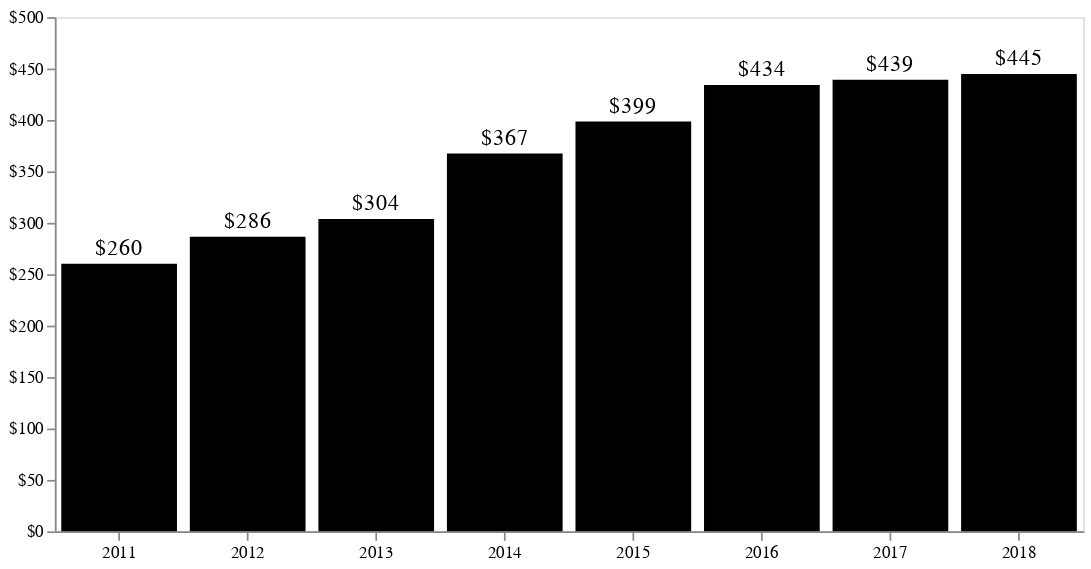

Source (notebook cell):
### Code cell
bars = alt.Chart(pwest).mark_bar(color="black").encode(
    x=alt.X(
        "date:O",
        timeUnit="year",
        axis=alt.Axis(title="", labelAngle=0),
    ),
    y=alt.Y(
        "median(price_per_square_foot):Q",
        axis=alt.Axis(title="", format="$s", grid=False),
        scale=alt.Scale(domain=[0, 500]),
    ),
).properties(width=600)

text = bars.mark_text(
    align='center',
    baseline='middle',
    dy=-9,
    size=13
).encode(
    text=alt.Text('median(price_per_square_foot):Q', format="$,.0f")
)

chart = bars + text

chart.configure_view(
    strokeOpacity=0
).save('assets/price-per-sqft-by-year.svg')

chart
